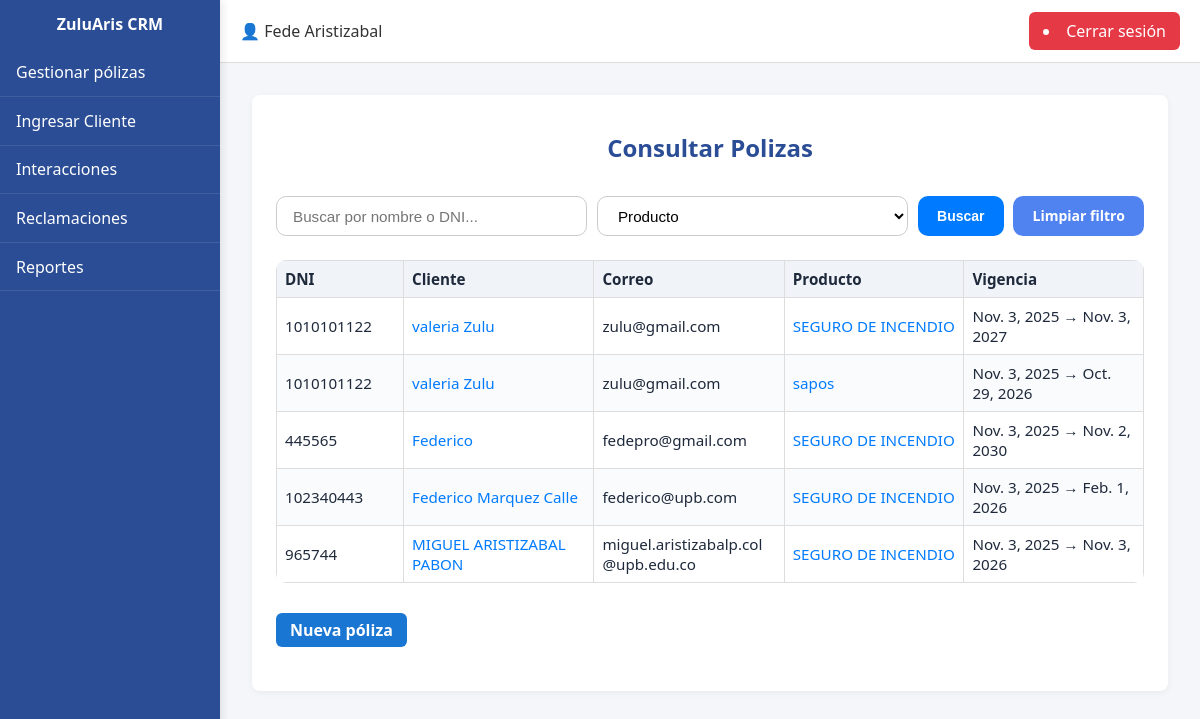
The page /gestionar/ (signed in) on the database as committed earlier.
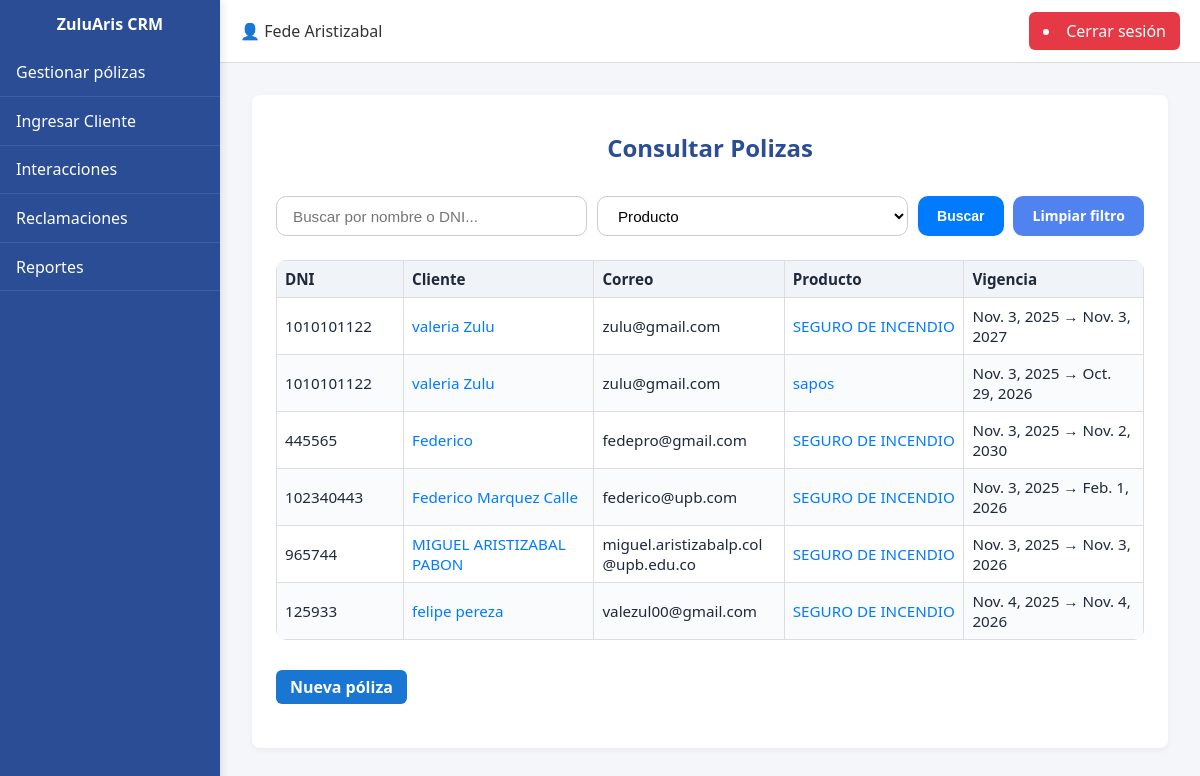
The same page on the database as committed later.
### CRM/models.py (models this page shows)
class Clientes(models.Model):
    dni = models.CharField(max_length=50, primary_key=True)
    id_tipo_dni = models.ForeignKey(Tipo_DNI, on_delete=models.CASCADE)
    nombre = models.CharField(max_length=200)
    direccion = models.CharField(max_length=200, blank=True, null=True)
    id_ciudad = models.ForeignKey(Ciudades, on_delete=models.CASCADE)
    telefono = models.CharField(max_length=50, blank=True, null=True)
    celular = models.CharField(max_length=50)
    correo = models.EmailField(blank=True, null=True)
    asesor = models.ForeignKey("Usuarios", on_delete=models.SET_NULL, null=True, blank=True, related_name="clientes")
    class Meta:
        db_table = "clientes"

class Polizas(models.Model):
    id = models.AutoField(primary_key=True)
    id_producto = models.ForeignKey(Productos, on_delete=models.CASCADE)
    id_canal_venta = models.ForeignKey(Canal_venta, on_delete=models.CASCADE)
    id_tipo_poliza = models.ForeignKey(Tipo_Poliza, on_delete=models.CASCADE)
    id_forma_pago = models.ForeignKey(Formas_pago, on_delete=models.CASCADE)
    dni_cliente = models.ForeignKey(Clientes, on_delete=models.CASCADE)
    fecha_inicio = models.DateField()
    fecha_fin = models.DateField()
    class Meta:
        db_table = "polizas"

class Productos(models.Model):
    id = models.AutoField(primary_key=True)
    descripcion = models.CharField(max_length=50, unique=True)
    id_ramo = models.ForeignKey(Ramos, on_delete=models.CASCADE)
    class Meta:
        db_table = "productos"

### CRM/views.py (the view)
# urls.py: path('gestionar/', CRM.views.gestionar_clientes, name='gestionar_clientes'),
def gestionar_clientes(request):
    if not request.user.is_authenticated:
        messages.error(request, "Debes iniciar sesión para acceder a esta sección.")
        return redirect("/login")
    try:
        asesor = Usuarios.objects.get(user=request.user)
    except Usuarios.DoesNotExist:
        messages.error(request, "Tu cuenta no está asociada a un perfil válido.")
        return redirect("/")
    clientes = Clientes.objects.filter(asesor=asesor)
    query = request.GET.get("q")
    producto_id = request.GET.get("producto")
    if query:
        clientes = clientes.filter(
            Q(nombre__icontains=query) | Q(dni__icontains=query)
        )
    polizas = Polizas.objects.filter(dni_cliente__in=clientes).select_related("id_producto", "id_canal_venta")
    if producto_id:
        polizas = polizas.filter(id_producto_id=producto_id)
    datos_clientes = []
    for cliente in clientes:
        polizas_cliente = polizas.filter(dni_cliente=cliente).order_by("-fecha_inicio")
        datos_clientes.append({
            "cliente": cliente,
            "polizas": polizas_cliente
        })
    return render(request, "consultar.html", {
        "datos_clientes": datos_clientes,
        "query": query or "",
        "productos": Productos.objects.all()
    })

### CRM/templates/consultar.html (shortened to what this page needs)
{% extends 'layout_panel.html' %}
{% load static %}
{% block content %}
<div class="card">
    <div class="card-header">
        <h2>Consultar Polizas</h2>
    </div>
    <form class="consulta-filtros" method="get" action="">
            <div class="grupo-busqueda">
                <input
                    type="text"
                    name="q"
                    value="{{ query }}"
                    placeholder="Buscar por nombre o DNI..."
                    class="input-busqueda"
                >
                <select name="producto" class="input-select">
                    <option value="">Producto</option>
                </select>
                <button type="submit" class="btn-buscar">Buscar</button>
                    <a href="{% url 'gestionar_clientes' %}" class="btn-limpiar">Limpiar filtro</a>
            </div>
        </form>
    <table class="tabla_clientes">
        <thead>
            <tr>
                <th class="col-header col-dni">DNI</th>
                <th class="col-header col-nom">Cliente</th>
                <th class="col-header col-cor">Correo</th>
                <th class="col-header col-prod">Producto</th>
                <th class="col-header col-vig">Vigencia</th>
            </tr>
        </thead>
        <tbody>
            {% if datos_clientes %}
                {% for item in datos_clientes %}
                    {% for poliza in item.polizas %}
                    <tr>
                        <td class="col-dni">{{ item.cliente.dni }}</td>
                        <td class="col-nom">
                            <a href="{% url 'detalle_cliente' item.cliente.dni %}" class="cliente-link">
                                {{ item.cliente.nombre }}
                            </a>
                        </td>
                        <td class="col-cor">{{ item.cliente.correo|default:"-" }}</td>
                        <td class="col-prod">
                            <a href="{% url 'detalle_poliza' poliza.id %}" class="cliente-link">
                                {{ poliza.id_producto.descripcion }}
                            </a>
                        </td>
                        <td class="col-vig">
                            {{ poliza.fecha_inicio }} → {{ poliza.fecha_fin }}
                        </td>
                    </tr>
                    {% endfor %}
                {% endfor %}
            {% else %}
                <tr>
                    <td colspan="6" style="text-align:center;">No hay clientes registrados.</td>
                </tr>
            {% endif %}
        </tbody>
    </table>
    <div class="acciones-polizas">
        <a href="{% url 'crear_poliza' %}" class="btn-guardar">Nueva póliza</a>
    </div>
</div>
{% endblock %}

Rows that differ between the two databases and show on the page:
added Clientes: cliente.dni "125933", cliente.nombre "felipe pereza", cliente.correo "valezul00@gmail.com"
added Polizas: id_producto.descripcion "SEGURO DE INCENDIO", fecha_inicio "Nov. 4, 2025", fecha_fin "Nov. 4, 2026"
